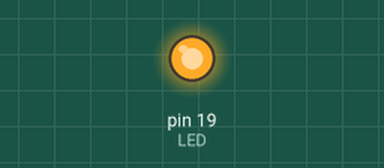
The program below on a simulated Raspberry Pi (header pin numbers). Shown: output pins drawn as LEDs (lit = HIGH).

Above: at 0.1 s.
Timing chart, 0 to 1.6 s (numbered marks = the images above):
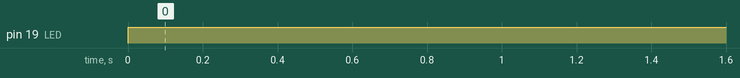

Measured:
- by itself, pin 19 (LED): LOW → HIGH at 0.00 s

The program:

02_LED_test.py
```python
import RPi.GPIO as GPIO
import time

GPIO.setmode(GPIO.BOARD)

LED= 19
GPIO.setup(LED,GPIO.OUT)

try:
    while True:
        GPIO.output(LED,GPIO.HIGH) #LED ON

except KeyboardInterrupt:
    print("KeyboardInterrupt")
finally:
    print("cleanup")
    GPIO.cleanup()
```
